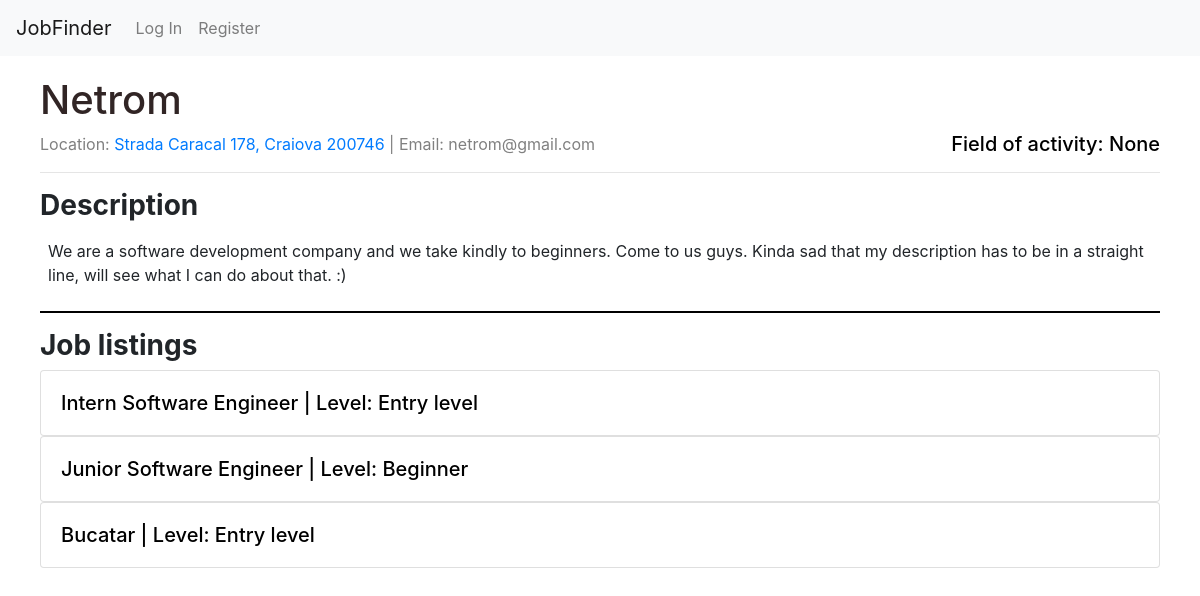
The page /profile/Netrom on the database as committed earlier.
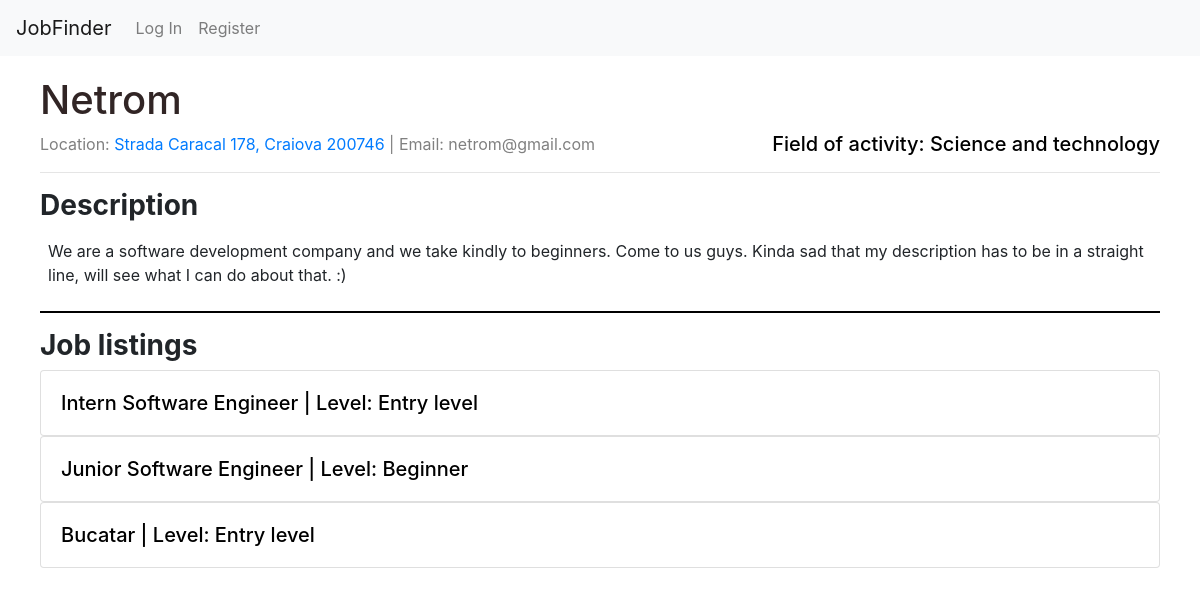
The same page on the database as committed later.
### JobFinderApp/models.py (models this page shows)
class User(AbstractUser):
    description = models.CharField(max_length=500, blank=True, null=True)
    birth_date = models.DateField(blank=True, null=True)
    field = models.CharField(max_length=500, blank=True, null=True)
    is_company = models.BooleanField(default=False)
    location = models.CharField(max_length=100, blank=True, null=True)
    link_to_location = models.CharField(max_length=200, blank=True, null=True)
    class Meta:
        ordering = ['-id']

### JobFinderApp/views.py (the view)
# urls.py: path("profile/<username>", views.profile, name="profile"),
def profile(request, username):
    return render(request, "JobFinderApp/profile.html", {
        "person": User.objects.get(username = username)
    })

### JobFinderApp/templates/JobFinderApp/profile.html (shortened to what the changed rows need)
{% extends "JobFinderApp/layout.html" %}
{% block body %}
    {% if not person.is_company %}
        <div class="container-fluid" style="padding: 20px 40px;">
            <h1 style="color:rgb(49, 37, 37);">{{ person.first_name }} {{ person.last_name }}</h1>
            <div style="color: grey">
                Born on: {{ person.birth_date }} | Email: {{ person.email }}
                {% if request.user == person %}
                    | <a href="{% url 'edit' user.username %}">Edit profile</a>
                {% endif %}
                {% if person.field %}
                    <h5 style="color: black; float: right;">Field of activity: {{ person.field }}</h5>
                {% endif %}
            </div>
            <hr>
            {% if person.description %}
                <div class="mt-3">
                    <h3><strong>Description</strong></h3>
                    <div class="p-2">
                        {{ person.description }}
                    </div>
                </div>
                <hr style="border-color: black; border-width: 2px;">
            {% endif %}
            <h4><strong>Job experience</strong></h4>
            {% for job in person.jobs.all %}
                <div class="card post">
                    <div class="card-body pb-1">
                        <h5 class="card-title mb-0">{{ job.position }} at {{ job.company_name }}</h5>
                        {% if request.user == person %}
                            <form action="{% url 'delete' job.id %}" method="POST">
                                {% csrf_token %}
                                <input hidden type="text" name="op" value="job">
                                <button type="submit" class="btn-danger" style="float: right;">Delete</button>
                            </form>
                        {% endif %}
                        <span style="color: grey;">From {{ job.start_date }} to {{ job.end_date }}</span>
                        <p class="mt-1">{{ job.description }}</p>
                    </div>
                </div>
            {% empty %}
                <div style="padding-left: 3%;">
                    Looks like this user hasn't added any past jobs yet!
                </div>
            {% endfor %}
            <hr style="border-color: rgb(196, 189, 189); border-width: 2px;">
            <h4><strong>Education</strong></h4>
            {% for education in person.education.all %}
                <div class="card post">
                    <div class="card-body">
                        <h5 class="card-title mb-0">{{ education.institution }} - {{ education.level }}</h5>
                        {% if request.user == person %}
                            <form action="{% url 'delete' education.id %}" method="POST">
                                {% csrf_token %}
                                <input hidden type="text" name="op" value="educ">
                                <button type="submit" class="btn-danger" style="float: right;">Delete</button>
                            </form>
                        {% endif %}
                        <span style="color: grey;">From {{ education.start_date }} to {{ education.end_date }}</span>
                    </div>
                </div>
            {% empty %}
                <div style="padding-left: 3%;">
                    Looks like this user hasn't added any past education yet!
                </div>
            {% endfor %}
            <hr style="border-color: rgb(196, 189, 189); border-width: 2px;">
            <h4><strong>Languages</strong></h4>
            <div class="row m-1">
                {% for language in person.languages.all %}
                    <div class="col-4 card post" style="display: inline-block;">
                        <div class="card-body">
                            {% if request.user == person %}
                                <form action="{% url 'delete' language.id %}" method="POST">
                                {% csrf_token %}
                                    <input hidden type="text" name="op" value="lang">
                                        <button type="submit" class="btn-danger" style="float: right;">Delete</button>
                                    </form>
                            {% endif %}
                            <h5 class="card-title mb-0">{{ language.language }} - Level: {{ language.level }}</h5>
                        </div>
                    </div>
                {% empty %}
                    <div style="padding-left: 3%;">
                        Looks like this user hasn't added any known languages yet!
                    </div>
                {% endfor %}
            </div>
            <hr style="border-color: rgb(196, 189, 189); border-width: 2px;">
            <h4><strong>Courses</strong></h4>
            <div class="row m-1">
            {% for course in person.courses.all %}
                <div class="col-4 card post" style="display: inline-block;">
                    <div class="card-body">
                        {% if request.user == person %}
                            <form action="{% url 'delete' course.id %}" method="POST">
                                {% csrf_token %}
                                <input hidden type="text" name="op" value="course" method="POST">
                                <button type="submit" class="btn-danger" style="float: right;">Delete</button>
                            </form>
                        {% endif %}
                        <h5 class="card-title mb-0">{{ course.name }} offered by {{ course.institution }}</h5>
                    </div>
                </div>
            {% empty %}
                <div style="padding-left: 3%;">
                    Looks like this user hasn't added any courses yet!
                </div>
            {% endfor %}
        </div>
    {% else %}
    <div class="container-fluid" style="padding: 10px 30px">
        <div style="padding: 10px;">
            <h1 style="color:rgb(49, 37, 37);">{{ person.username }}</h1>
            <h5 style="color: black; float: right;">Field of activity: {{ person.field }}</h5>
            <div style="color: grey">
                Location: <a target="_blank" href="{{ person.link_to_location }}">{{ person.location }}</a> | Email: {{ person.email }} {% if person == request.user %} | <a href="" id="descLink">Edit description</a> {% endif %}
            </div>
            <hr>
            {% if person.description %}
                <div id="actualDesc">
                    <div class="mt-3">
                        <h3><strong>Description</strong></h3>
                        <div class="d-flex flex-column">
                            <div class="p-2">
                                {{ person.description }}
                            </div>
                        </div>
                    </div>
                    <hr style="border-color: black; border-width: 2px;">
                </div>
            {% endif %}
            <h3><strong>Job listings</strong></h3>
            {% for job in person.job_posts.all %}
                <a href="{% url 'post' job.id %}" style="text-decoration: none; color: black;">
                    <div class="card post">
                        <div class="card-body">
                            <h5 class="card-title mb-0">{{ job.title }} | Level: {{ job.level }}</h5>
                        </div>
                    </div>
                </a>
            {% empty %}
                <div style="padding-left: 3%;">
                    Looks like this company does not have any active job listings!
                </div>
            {% endfor %}
        </div>
    </div>
    {% endif %}
{% endblock %}

Rows that differ between the two databases and show on the page:
changed User "Netrom": field "None" → "Science and technology"
